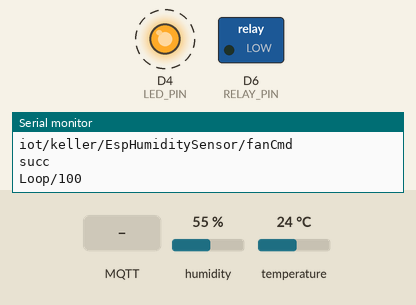
Bench run of a program on a simulated ESP8266 (Wemos D1 mini). Shown: switched loads named in the program (green lamp = pin HIGH), output pins drawn as LEDs (lit = HIGH), the last lines printed to the serial monitor. Dashed ring = blinking. The inputs (shaded band) are chosen by the test bench; at power-on: humidity 55 %, temperature 24 °C. WiFi joins after 1.5 s; servers stay silent unless stated; no MQTT or app messages arrive unless stated.

Above: at 4.4 s.
5.5 s: MQTT message "0" arrives on the first subscribed topic
At 7.1 s:
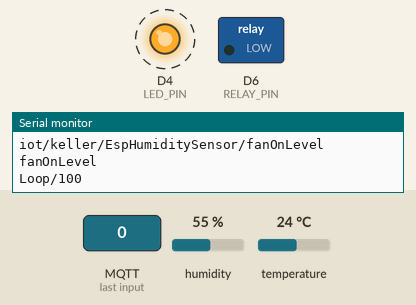
9.1 s: MQTT message "0" arrives on the second subscribed topic
At 10.4 s:
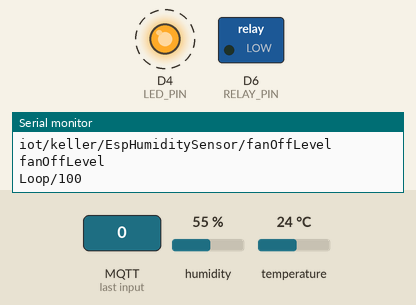
11.1 s: MQTT message "0" arrives on the third subscribed topic
At 12.9 s:
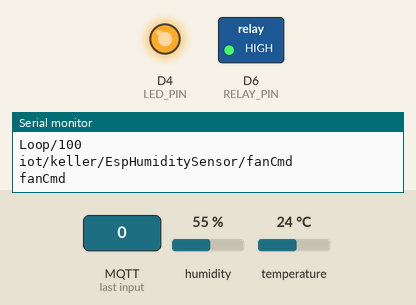
13.2 s: MQTT message "90" arrives on the first subscribed topic
At 14.3 s:
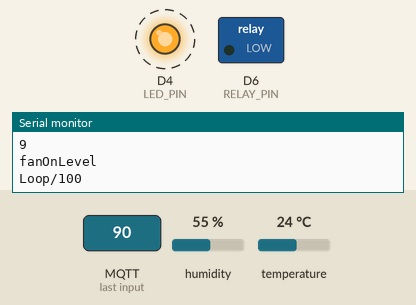
15.3 s: MQTT message "5" arrives on the third subscribed topic
At 16.5 s:
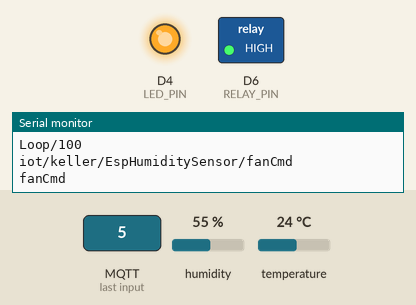
17.4 s: MQTT message "5" arrives on the first subscribed topic
At 20.4 s:
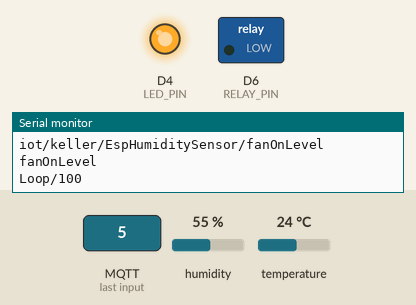
Timing chart, 0 to 21.6 s (numbered marks = the images above; inputs shaded):
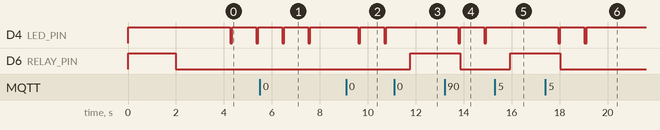

Measured:
- after the input at 5.5 s, D4 (LED_PIN): alternates HIGH for 1.0 s and LOW for 0.08 s, starting after 0.93 s
- after the input at 9.1 s, D4 (LED_PIN): alternates HIGH for 1.0 s and LOW for 0.08 s, starting after 0.50 s
- after the input at 11.1 s, D6 (RELAY_PIN): LOW → HIGH after 0.67 s
- after the input at 13.2 s, D4 (LED_PIN): alternates HIGH for 1.0 s and LOW for 0.08 s, starting after 0.58 s; D6 (RELAY_PIN): HIGH → LOW after 0.66 s
- after the input at 15.3 s, D6 (RELAY_PIN): LOW → HIGH after 0.65 s
- after the input at 17.4 s, D4 (LED_PIN): alternates HIGH for 1.0 s and LOW for 0.08 s, 4 changes in all, then stays HIGH, starting after 0.55 s; D6 (RELAY_PIN): HIGH → LOW after 0.63 s
- by itself, D4 (LED_PIN): alternates HIGH for 1.0 s and LOW for 0.08 s

The program:

main.cpp
```cpp
#include <Arduino.h>
#include "mqttclient.h"
#include <Wire.h>
#include "Adafruit_SHT31.h"

#define DNSNAME "EspHumidity1"
#define TOPIC "iot/keller/EspHumiditySensor/"

// pin description: https://wolles-elektronikkiste.de/wemos-d1-mini-boards
#define LED_PIN 2 // D4
// D1 SCL
// D2 SDA
#define LEVEL_PIN D7
#define RELAY_PIN D6

#define SLEEPTIME_US (1000000 * 10) // deep sleep needs wire between RST and XPD_DCDC on ESP-01
#define LOOP_RESET_VALUE 100

MqttClient *mqttClient = nullptr;

Adafruit_SHT31 sht31_in = Adafruit_SHT31();
Adafruit_SHT31 sht31_out = Adafruit_SHT31();

// Standard trigger values
float fanOnLevel = 3.0f;
float fanOffLevel = 2.0f;
float outsideTempThreshold = 5.0f;

// loop counter
uint32_t cnt = LOOP_RESET_VALUE;

// Funktion zur Berechnung des Sättigungsdampfdrucks (in Pa) (by MS Copilot)
double saettigungsdampfdruck(double temperatur)
{
  return 6.1078 * pow(10, (7.5 * temperatur) / (237.3 + temperatur));
}

// Funktion zur Berechnung der absoluten Luftfeuchtigkeit (in g/m³)
double absoluteLuftfeuchtigkeit(double relativeFeuchte, double temperatur)
{
  double e_s = saettigungsdampfdruck(temperatur); // Sättigungsdampfdruck
  double e = (relativeFeuchte)*e_s;               // Wasserdampfdruck
  double R_d = 461.51;                            // Gaskonstante für Wasserdampf in J/(kg*K)
  double T = temperatur + 273.15;                 // Temperatur in Kelvin
  return (e * 1000) / (R_d * T);                  // Absolute Luftfeuchtigkeit in g/m³
}

// Funktion, um MQTT-Nachrichten zu verarbeiten  -  doesn't work, receives garbage
void handleMqttMessage(char *topic, byte *payload, unsigned int length)
{
  mqttClient->publish("mqttCmdRcvd", "1");
  Serial.println(topic);
  char data[10];
  snprintf(data, min((int)length, 10), "%s", payload);
  Serial.println(data);

  if (strcmp(topic, "iot/keller/EspHumiditySensor/fanOnLevel") == 0)
  {
    Serial.println("fanOnLevel");
    char data[10];
    snprintf(data, min((int)length, 10), "%s", payload);
    fanOnLevel = atof(data);
    mqttClient->publish("fanOnLevelReturn", String(fanOnLevel).c_str());
    cnt = LOOP_RESET_VALUE; // make changes effective immediately
  }
  else if (strcmp(topic, "iot/keller/EspHumiditySensor/fanOffLevel") == 0)
  {
    Serial.println("fanOffLevel");
    char data[10];
    snprintf(data, min((int)length, 10), "%s", payload);
    fanOffLevel = atof(data);
    mqttClient->publish("fanOffLevelReturn", String(fanOffLevel).c_str());
    cnt = LOOP_RESET_VALUE; // make changes effective immediately
  }
  else if (strcmp(topic, "iot/keller/EspHumiditySensor/fanCmd") == 0)
  {
    Serial.println("fanCmd");
    digitalWrite(RELAY_PIN, (*payload & 0xff) != 0);
  }
  else if (strcmp(topic, "iot/keller/EspHumiditySensor/outsideTempThreshold") == 0)
  {
    Serial.println("outsideTempThreshold");
    char data[10];
    snprintf(data, min((int)length, 10), "%s", payload);
    outsideTempThreshold = atof(data);
    mqttClient->publish("outsideTempThresholdReturn", String(outsideTempThreshold).c_str());
    cnt = LOOP_RESET_VALUE; // make changes effective immediately
  }
}

void setup()
{
  Serial.begin(9600);
  Serial.println("init");

  pinMode(LED_PIN, OUTPUT);
  digitalWrite(LED_PIN, HIGH); // turn off led

  pinMode(RELAY_PIN, OUTPUT);
  digitalWrite(RELAY_PIN, HIGH); // turn relay on for test
  delay(2000);
  digitalWrite(RELAY_PIN, LOW); // turn relay off

  mqttClient = new MqttClient(DNSNAME, TOPIC, handleMqttMessage);
  mqttClient->operate(); //hack to improve immediate connection
  mqttClient->publish("fanState", "0");
  mqttClient->subscribe("fanOnLevel");
  mqttClient->subscribe("fanOffLevel");
  bool succ = mqttClient->subscribe("fanCmd");
  Serial.println(succ ? "succ" : "fail");

  // TODO: implement fan remote control "fanCmd"

  sht31_in.begin(0x44);
  sht31_out.begin(0x45);
}

void loop()
{
  static bool fanState = false;
  float absIn = 0.0f;
  float absOut = 0.0f;
  float tout = 0.0f;
  mqttClient->operate();

  if (mqttClient->isOk())
  {
    //Serial.println("Loop");

    if(cnt % 10 == 0){
      //Serial.println("Loop/10");
      digitalWrite(LED_PIN, LOW); // turn on led

      float tin = sht31_in.readTemperature();
      float hin = sht31_in.readHumidity();

      if (!isnan(tin))
      {
        mqttClient->publish("in/temp", String(tin).c_str());
      }

      if (!isnan(hin))
      {
        mqttClient->publish("in/hum", String(hin).c_str());
      }

      tout = sht31_out.readTemperature();
      float hout = sht31_out.readHumidity();

      if (!isnan(tout))
      {
        mqttClient->publish("out/temp", String(tout).c_str());
      }

      if (!isnan(hout))
      {
        mqttClient->publish("out/hum", String(hout).c_str());
      }

      absIn = absoluteLuftfeuchtigkeit(hin, tin);
      absOut = absoluteLuftfeuchtigkeit(hout, tout);

      mqttClient->publish("in/absHum", String(absIn).c_str());
      mqttClient->publish("out/absHum", String(absOut).c_str());
      mqttClient->publish("fanState", String(fanState ? "1" : "0").c_str());

      mqttClient->sendRssi();
    }
    if (cnt++ >= LOOP_RESET_VALUE)
    {
      Serial.println("Loop/100");
      mqttClient->sendIp();
      cnt = 0;

      // Turn fan on if the inside absolute humidity is at least 2.0 g/m³ higher than outside
      // and the outside temperature is above the threshold
      if (absIn > absOut + fanOnLevel && tout > outsideTempThreshold)
      {
        digitalWrite(RELAY_PIN, HIGH); // turn relay on
        fanState = true;
      }
      // Turn fan off if the inside absolute humidity is 1.0 g/m³ higher than outside
      else if (absIn <= absOut + fanOffLevel || tout < outsideTempThreshold + 1)
      {
        digitalWrite(RELAY_PIN, LOW); // turn relay off
        fanState = false;
      }
    }

    digitalWrite(LED_PIN, HIGH); // turn off led
    delay(1000);
  }
}
```

mqttclient.cpp
```cpp
#include "mqttclient.h"
#include "secrets.h"
#include <ESP8266mDNS.h>
#include <WiFiUdp.h>
#include <ArduinoOTA.h>

MqttClient::MqttClient(std::string name, std::string prefix, std::function<void(char* topic, byte* payload, unsigned int length)> cmdCallback)
:name(name)
,prefix(prefix)
{
  if( prefix.back() != '/'){
    prefix.append("/");
  }

  wifiOk = setupWifi();

  if (wifiOk)
  {
    client.setServer(mqtt_server, 1883);
    if (cmdCallback)
    {
      client.setCallback(cmdCallback);
    }
  }
}

MqttClient::~MqttClient()
{
  publish("WifiRetries", String(wifiRetries).c_str());
  sendRssi();

  if (client.connected())
  {
    // wait for last transmission
    for (int i = 0; i < 20; i++)
    {
      client.loop();
      delay(100);
    }

    client.disconnect();

    // wait 20s for clean disconnect, then shutdown anyhow
    for (int i = 0; i < 100; i++)
    {
      if (!client.connected())
      {
        break;
      }
      delay(200);
    }
  }

  // Serial.println(".");//make blue led blink
  WiFi.disconnect();
}

bool MqttClient::setupWifi()
{
  delay(100);
  Serial.println();
  Serial.print("Connecting to ");
  Serial.println(SSID);

  WiFi.mode(WIFI_OFF);
  WiFi.mode(WIFI_STA);
  WiFi.hostname(name.c_str());
  WiFi.begin(SSID, PASSWORD);

  while (WiFi.status() != WL_CONNECTED) {

        if (++wifiRetries > Max_Wifi_Retries)
        {
            return false;
        }
        delay(2000);
        Serial.print("+");
  }

  Serial.println("");
  Serial.println("WiFi connected");
  Serial.println("IP address: ");
  Serial.println(WiFi.localIP());

  initOta();
  return true;
}

void MqttClient::initOta(){
  ArduinoOTA.setHostname(name.c_str());
  ArduinoOTA.setPassword(OTAPASSWORD);
  ArduinoOTA.onStart([]()
                     { Serial.println("Start"); });
  ArduinoOTA.onEnd([]()
                   { Serial.println("\nEnd"); });
  ArduinoOTA.onProgress([](unsigned int progress, unsigned int total)
                        { Serial.printf("Progress: %u%%\r", (progress / (total / 100))); });
  ArduinoOTA.onError([](ota_error_t error)
                     {
    Serial.printf("Error[%u]: ", error);
    if (error == OTA_AUTH_ERROR) Serial.println("Auth Failed");
    else if (error == OTA_BEGIN_ERROR) Serial.println("Begin Failed");
    else if (error == OTA_CONNECT_ERROR) Serial.println("Connect Failed");
    else if (error == OTA_RECEIVE_ERROR) Serial.println("Receive Failed");
    else if (error == OTA_END_ERROR) Serial.println("End Failed"); });
  ArduinoOTA.begin();
}

void MqttClient::reconnect() {
  // Loop until we're reconnected
  Serial.print("Attempting MQTT reconnection...");
  if (client.connect(name.c_str()))
  {
    Serial.println("connected");
    return;
  }

  // Serial.print("failed, rc=");
  // Serial.print(client.state());
  // Serial.println(" try again in 1 second");

  // Wait 1 seconds before retrying
  delay(1000);
}

void MqttClient::operate(){
    if (wifiOk && !client.connected())
    {
        reconnect();
    }
  client.loop();
  ArduinoOTA.handle();
}

void MqttClient::publish(std::string subtopic, std::string payload)
{
  if (client.connected())
  {
    client.publish(std::string(prefix + subtopic).c_str(), payload.c_str());
  }
}

void MqttClient::sendRssi(){
  char buf[10];
  std::sprintf(buf, "%d", WiFi.RSSI());
  client.publish(std::string(prefix + "RSSI").c_str(), buf);
}

void MqttClient::sendIp(){
  client.publish(std::string(prefix + "IP").c_str(), WiFi.localIP().toString().c_str());
}

bool MqttClient::subscribe(std::string subtopic){
  if (!client.connected())
  {
    return false;
  }
  Serial.println(std::string(prefix + subtopic).c_str());
  return client.subscribe(std::string(prefix + subtopic).c_str());
}
```

mqttclient.h
```cpp
#pragma once

#include <PubSubClient.h>
#include <ESP8266WiFi.h>
#include <functional>
#include <string>

class MqttClient{
    const char* mqtt_server = "192.168.168.112";
    std::string name;
    std::string prefix;
    bool wifiOk = false;
    int wifiRetries = 0;
    const int Max_Wifi_Retries = 30;


    WiFiClient espClient;
    PubSubClient client {espClient};

    unsigned int lastMsg = 0;
    std::string status {"offline"};

    bool setupWifi();
    void initOta();
    void reconnect();

public:
    MqttClient(std::string name, std::string prefix, std::function<void(char* topic, byte* payload, unsigned int length)> cmdCallback);
    ~MqttClient();
    void operate();
    void publish(std::string subtopic, std::string payload);
    void sendRssi();
    void sendIp();
    bool isOk() { return wifiOk;}
    bool subscribe(std::string subtopic);
};
```

secrets-example.h
```cpp
#pragma once

const char* SSID = "myssid";
const char* PASSWORD = "mywifipasswd";
const char* OTAPASSWORD = "xxx";
```
